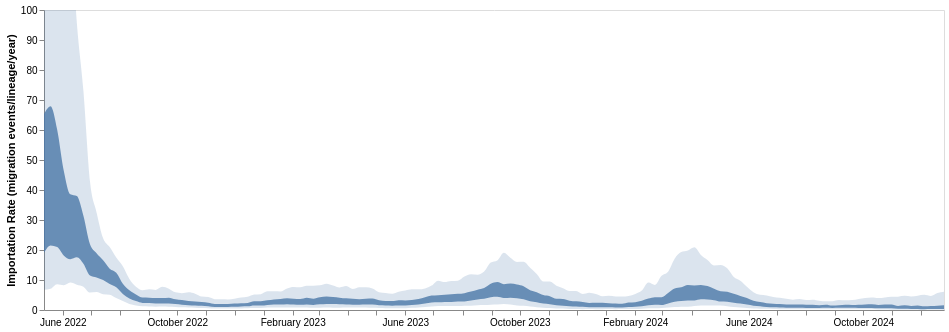

The code cell stored with this chart in its notebook:
### Code cell
#domain = ['CentralEurope', 'NorthAmerica', 'SouthAmerica' ,"SouthernEurope", "WesternEurope"]
range_ = ['#EEC060', '#2664A5', '#A76BB1', "#EEA160", "#356D4C"]
line_mig = alt.Chart(test_mig).mark_area(interpolate='monotone', opacity = 0.8).encode(
    alt.X('date:T', axis=alt.Axis(title="", grid=False,tickCount = "month",  format="%B %Y")),
    alt.Y('lower_hpd_linear_50',axis=alt.Axis(title="Importation Rate (migration events/lineage/year)", grid=False)),#,scale=alt.Scale(domain=(0, 13))),
    alt.Y2('upper_hpd_linear_50' ),
    
).properties(
    width=900,
    height=300
)

band_mig = alt.Chart(test_mig).mark_area(interpolate='monotone', opacity = 0.2, clip = True).encode(
    alt.X('date:T', axis=alt.Axis(title="", grid=False,tickCount = "month",  format="%B %Y")),
    alt.Y('lower_hpd_linear',axis=alt.Axis(title="Importation Rate (migration events/lineage/year)", grid=False), scale=alt.Scale(domain=(0, 100))),
    alt.Y2('upper_hpd_linear' ),
    
).properties(
    width=900,
    height=300
)


mig_plot = (line_mig + band_mig)
mig_plot

### Figure 1 — Vega-Lite specification as saved in the notebook (floating-point values rounded to 4 significant figures; data arrays with more than 128 entries replaced by an {"elided": "..."} marker saying what was removed)
{"config": {"view": {"continuousWidth": 400, "continuousHeight": 300}}, "layer": [{"mark": {"type": "area", "interpolate": "monotone", "opacity": 0.8}, "encoding": {"x": {"axis": {"format": "%B %Y", "grid": false, "tickCount": "month", "title": ""}, "field": "date", "type": "temporal"}, "y": {"axis": {"grid": false, "title": "Importation Rate (migration events/lineage/year)"}, "field": "lower_hpd_linear_50", "type": "quantitative"}, "y2": {"field": "upper_hpd_linear_50"}}, "height": 300, "width": 900}, {"mark": {"type": "area", "clip": true, "interpolate": "monotone", "opacity": 0.2}, "encoding": {"x": {"axis": {"format": "%B %Y", "grid": false, "tickCount": "month", "title": ""}, "field": "date", "type": "temporal"}, "y": {"axis": {"grid": false, "title": "Importation Rate (migration events/lineage/year)"}, "field": "lower_hpd_linear", "scale": {"domain": [0, 100]}, "type": "quantitative"}, "y2": {"field": "upper_hpd_linear"}}, "height": 300, "width": 900}], "data": {"name": "data-bd5025c447d0186f102049b3feeeae87"}, "$schema": "https://vega.github.io/schema/vega-lite/v4.17.0.json", "datasets": {"data-bd5025c447d0186f102049b3feeeae87": {"elided": "138 records"}}}
